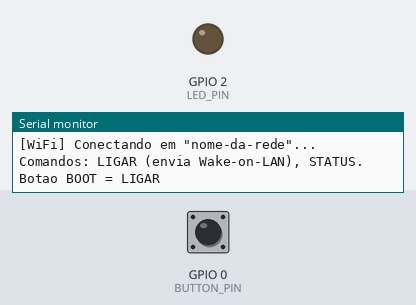
This sketch was run on a simulated ESP32. Shown: output pins drawn as LEDs (lit = HIGH), the last lines printed to the serial monitor. Dashed ring = blinking. The inputs (shaded band) are chosen by the test bench; at power-on: GPIO 0 (BUTTON_PIN) HIGH. WiFi joins after 1.5 s; servers stay silent unless stated; no MQTT or app messages arrive unless stated.

Above: at 1.7 s.
1.8 s: GPIO 0 (BUTTON_PIN) pulled LOW for 0.15 s
At 4.3 s:
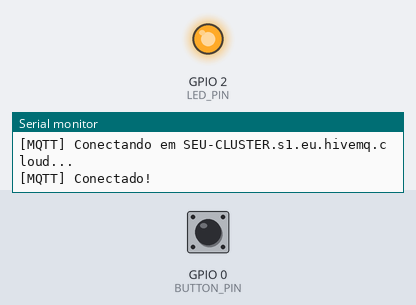
7.9 s: GPIO 0 (BUTTON_PIN) pulled LOW for 1 s
At 8.8 s:
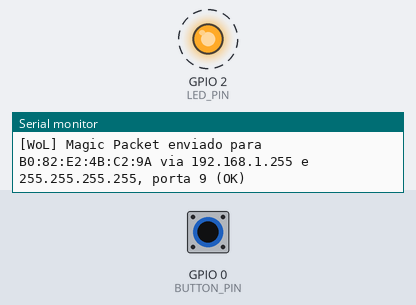
Timing chart, 0 to 10.9 s (numbered marks = the images above; inputs shaded):
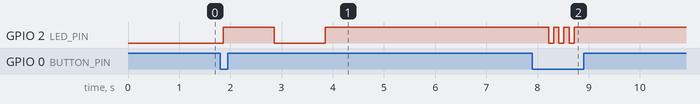

The sketch:

esp32-pc-remote.ino
```cpp
#include <WiFi.h>
#include <WiFiUdp.h>
#include <WiFiClientSecure.h>
#include <PubSubClient.h>
#include "secrets.h"
#include "ca_cert.h"

const unsigned long WIFI_RETRY_MS = 10000;

const char* TOPIC_COMANDO = "meu-pc/comando";
const char* TOPIC_STATUS = "meu-pc/status";
const char* TOPIC_RESPOSTA = "meu-pc/resposta";
const unsigned long MQTT_RETRY_MS = 5000;
const unsigned long LIGAR_COOLDOWN_MS = 5000;

const uint8_t PC_MAC[6] = {0xB0, 0x82, 0xE2, 0x4B, 0xC2, 0x9A};
const uint16_t WOL_PORT = 9;
const int WOL_REPEAT = 3;

const int BUTTON_PIN = 0;
const int LED_PIN = 2;
const unsigned long DEBOUNCE_MS = 50;

unsigned long lastWifiAttempt = 0;
WiFiUDP udp;
int lastButtonReading = HIGH;
int buttonState = HIGH;
unsigned long lastButtonChange = 0;
String serialLine;
WiFiClientSecure tlsClient;
PubSubClient mqtt(tlsClient);
String mqttClientId;
unsigned long lastMqttAttempt = 0;
unsigned long lastLigar = 0;
bool hasLigado = false;

void onWifiEvent(WiFiEvent_t event, WiFiEventInfo_t info) {
  switch (event) {
    case ARDUINO_EVENT_WIFI_STA_GOT_IP:
      Serial.print("[WiFi] Conectado! IP: ");
      Serial.print(WiFi.localIP());
      Serial.print("  RSSI: ");
      Serial.print(WiFi.RSSI());
      Serial.println(" dBm");
      break;
    case ARDUINO_EVENT_WIFI_STA_DISCONNECTED:
      Serial.print("[WiFi] Desconectado (motivo ");
      Serial.print(info.wifi_sta_disconnected.reason);
      Serial.println("), tentando reconectar...");
      break;
    default:
      break;
  }
}

void connectWifi() {
  Serial.print("[WiFi] Conectando em \"");
  Serial.print(WIFI_SSID);
  Serial.println("\"...");
  WiFi.begin(WIFI_SSID, WIFI_PASSWORD);
  lastWifiAttempt = millis();
}

void ensureWifi() {
  if (WiFi.status() == WL_CONNECTED) return;
  if (millis() - lastWifiAttempt < WIFI_RETRY_MS) return;
  Serial.println("[WiFi] Ainda sem conexão, reiniciando tentativa...");
  WiFi.disconnect();
  connectWifi();
}

bool sendMagicPacket() {
  if (WiFi.status() != WL_CONNECTED) {
    Serial.println("[WoL] ERRO: sem Wi-Fi, pacote não enviado");
    return false;
  }

  uint8_t packet[102];
  memset(packet, 0xFF, 6);
  for (int i = 0; i < 16; i++) memcpy(packet + 6 + i * 6, PC_MAC, 6);

  IPAddress ip = WiFi.localIP();
  IPAddress mask = WiFi.subnetMask();
  IPAddress subnetBroadcast(ip[0] | ~mask[0], ip[1] | ~mask[1], ip[2] | ~mask[2], ip[3] | ~mask[3]);
  IPAddress targets[] = {subnetBroadcast, IPAddress(255, 255, 255, 255)};

  bool ok = true;
  for (int r = 0; r < WOL_REPEAT; r++) {
    for (IPAddress& target : targets) {
      udp.beginPacket(target, WOL_PORT);
      udp.write(packet, sizeof(packet));
      if (!udp.endPacket()) ok = false;
    }
    delay(50);
  }

  Serial.print("[WoL] Magic Packet enviado para B0:82:E2:4B:C2:9A via ");
  Serial.print(subnetBroadcast);
  Serial.print(" e 255.255.255.255, porta ");
  Serial.print(WOL_PORT);
  Serial.println(ok ? " (OK)" : " (houve falha em algum envio)");
  return ok;
}

void blinkLed(int times, int ms) {
  for (int i = 0; i < times; i++) {
    digitalWrite(LED_PIN, HIGH);
    delay(ms);
    digitalWrite(LED_PIN, LOW);
    delay(ms);
  }
}

const char* ligarPc() {
  if (hasLigado && millis() - lastLigar < LIGAR_COOLDOWN_MS) {
    Serial.println("[WoL] LIGAR repetido em menos de 5 s, ignorado");
    return "ignorado";
  }
  hasLigado = true;
  lastLigar = millis();
  if (sendMagicPacket()) {
    blinkLed(3, 100);
    return "wol_enviado";
  }
  blinkLed(1, 1000);
  return "falha";
}

void publishResposta(const char* comando, const char* resultado) {
  String msg = String("{\"comando\":\"") + comando + "\",\"resultado\":\"" + resultado +
               "\",\"uptime\":" + (millis() / 1000) + "}";
  mqtt.publish(TOPIC_RESPOSTA, msg.c_str());
}

void onMqttMessage(char* topic, byte* payload, unsigned int length) {
  String cmd;
  for (unsigned int i = 0; i < length && i < 64; i++) cmd += (char)payload[i];
  cmd.trim();
  cmd.toUpperCase();
  Serial.println("[MQTT] Recebido em " + String(topic) + ": " + cmd);

  if (cmd == "LIGAR") {
    publishResposta("LIGAR", ligarPc());
  } else if (cmd == "STATUS") {
    publishResposta("STATUS", "online");
  } else {
    publishResposta(cmd.c_str(), "desconhecido");
  }
}

void setupMqtt() {
  tlsClient.setCACert(CA_CERT);
  mqtt.setServer(MQTT_HOST, MQTT_PORT);
  mqtt.setCallback(onMqttMessage);
  mqtt.setKeepAlive(30);
  mqtt.setSocketTimeout(10);
  mqttClientId = "esp32-pc-remote-" + String((uint32_t)ESP.getEfuseMac(), HEX);
}

void ensureMqtt() {
  if (mqtt.connected()) return;
  if (WiFi.status() != WL_CONNECTED) return;
  if (lastMqttAttempt != 0 && millis() - lastMqttAttempt < MQTT_RETRY_MS) return;
  lastMqttAttempt = millis();

  Serial.print("[MQTT] Conectando em ");
  Serial.print(MQTT_HOST);
  Serial.println("...");
  if (mqtt.connect(mqttClientId.c_str(), MQTT_USER, MQTT_PASSWORD, TOPIC_STATUS, 1, true, "offline")) {
    Serial.println("[MQTT] Conectado!");
    mqtt.publish(TOPIC_STATUS, "online", true);
    mqtt.subscribe(TOPIC_COMANDO, 1);
  } else {
    Serial.print("[MQTT] Falhou, estado ");
    Serial.print(mqtt.state());
    Serial.println(", nova tentativa em 5 s");
  }
}

void readButton() {
  int reading = digitalRead(BUTTON_PIN);
  if (reading != lastButtonReading) lastButtonChange = millis();
  lastButtonReading = reading;

  if (millis() - lastButtonChange > DEBOUNCE_MS && reading != buttonState) {
    buttonState = reading;
    if (buttonState == LOW) {
      Serial.println("[Botão] BOOT pressionado -> LIGAR");
      ligarPc();
    }
  }
}

void handleCommand(String cmd) {
  cmd.trim();
  cmd.toUpperCase();
  if (cmd.isEmpty()) return;

  if (cmd == "LIGAR") {
    ligarPc();
  } else if (cmd == "STATUS") {
    Serial.print("[Status] Wi-Fi: ");
    Serial.print(WiFi.status() == WL_CONNECTED ? "conectado, IP " + WiFi.localIP().toString() : "desconectado");
    Serial.print(", MQTT: ");
    Serial.print(mqtt.connected() ? "conectado" : "desconectado (estado " + String(mqtt.state()) + ")");
    Serial.print(", uptime ");
    Serial.print(millis() / 1000);
    Serial.println(" s");
  } else {
    Serial.println("[Cmd] Comando desconhecido: " + cmd + " (use LIGAR ou STATUS)");
  }
}

void readSerial() {
  while (Serial.available()) {
    char c = Serial.read();
    if (c == '\n' || c == '\r') {
      handleCommand(serialLine);
      serialLine = "";
    } else if (serialLine.length() < 64) {
      serialLine += c;
    }
  }
}

void setup() {
  Serial.begin(115200);
  delay(500);
  Serial.println();
  Serial.println("=== ESP32 PC Remote ===");

  pinMode(BUTTON_PIN, INPUT_PULLUP);
  pinMode(LED_PIN, OUTPUT);
  digitalWrite(LED_PIN, LOW);

  WiFi.mode(WIFI_STA);
  WiFi.setHostname("esp32-pc-remote");
  WiFi.setAutoReconnect(true);
  WiFi.setSleep(false);
  WiFi.onEvent(onWifiEvent);
  connectWifi();
  setupMqtt();
  Serial.println("Comandos: LIGAR (envia Wake-on-LAN), STATUS. Botao BOOT = LIGAR");
}

void loop() {
  ensureWifi();
  ensureMqtt();
  mqtt.loop();
  readSerial();
  readButton();
  digitalWrite(LED_PIN, WiFi.status() == WL_CONNECTED ? HIGH : LOW);
  delay(10);
}
```

ca_cert.h
```cpp
#pragma once

static const char CA_CERT[] PROGMEM = R"PEM(
-----BEGIN CERTIFICATE-----
MIIFazCCA1OgAwIBAgIRAIIQz7DSQONZRGPgu2OCiwAwDQYJKoZIhvcNAQELBQAw
TzELMAkGA1UEBhMCVVMxKTAnBgNVBAoTIEludGVybmV0IFNlY3VyaXR5IFJlc2Vh
cmNoIEdyb3VwMRUwEwYDVQQDEwxJU1JHIFJvb3QgWDEwHhcNMTUwNjA0MTEwNDM4
WhcNMzUwNjA0MTEwNDM4WjBPMQswCQYDVQQGEwJVUzEpMCcGA1UEChMgSW50ZXJu
ZXQgU2VjdXJpdHkgUmVzZWFyY2ggR3JvdXAxFTATBgNVBAMTDElTUkcgUm9vdCBY
MTCCAiIwDQYJKoZIhvcNAQEBBQADggIPADCCAgoCggIBAK3oJHP0FDfzm54rVygc
h77ct984kIxuPOZXoHj3dcKi/vVqbvYATyjb3miGbESTtrFj/RQSa78f0uoxmyF+
0TM8ukj13Xnfs7j/EvEhmkvBioZxaUpmZmyPfjxwv60pIgbz5MDmgK7iS4+3mX6U
A5/TR5d8mUgjU+g4rk8Kb4Mu0UlXjIB0ttov0DiNewNwIRt18jA8+o+u3dpjq+sW
T8KOEUt+zwvo/7V3LvSye0rgTBIlDHCNAymg4VMk7BPZ7hm/ELNKjD+Jo2FR3qyH
B5T0Y3HsLuJvW5iB4YlcNHlsdu87kGJ55tukmi8mxdAQ4Q7e2RCOFvu396j3x+UC
B5iPNgiV5+I3lg02dZ77DnKxHZu8A/lJBdiB3QW0KtZB6awBdpUKD9jf1b0SHzUv
KBds0pjBqAlkd25HN7rOrFleaJ1/ctaJxQZBKT5ZPt0m9STJEadao0xAH0ahmbWn
OlFuhjuefXKnEgV4We0+UXgVCwOPjdAvBbI+e0ocS3MFEvzG6uBQE3xDk3SzynTn
jh8BCNAw1FtxNrQHusEwMFxIt4I7mKZ9YIqioymCzLq9gwQbooMDQaHWBfEbwrbw
qHyGO0aoSCqI3Haadr8faqU9GY/rOPNk3sgrDQoo//fb4hVC1CLQJ13hef4Y53CI
rU7m2Ys6xt0nUW7/vGT1M0NPAgMBAAGjQjBAMA4GA1UdDwEB/wQEAwIBBjAPBgNV
HRMBAf8EBTADAQH/MB0GA1UdDgQWBBR5tFnme7bl5AFzgAiIyBpY9umbbjANBgkq
hkiG9w0BAQsFAAOCAgEAVR9YqbyyqFDQDLHYGmkgJykIrGF1XIpu+ILlaS/V9lZL
ubhzEFnTIZd+50xx+7LSYK05qAvqFyFWhfFQDlnrzuBZ6brJFe+GnY+EgPbk6ZGQ
3BebYhtF8GaV0nxvwuo77x/Py9auJ/GpsMiu/X1+mvoiBOv/2X/qkSsisRcOj/KK
NFtY2PwByVS5uCbMiogziUwthDyC3+6WVwW6LLv3xLfHTjuCvjHIInNzktHCgKQ5
ORAzI4JMPJ+GslWYHb4phowim57iaztXOoJwTdwJx4nLCgdNbOhdjsnvzqvHu7Ur
TkXWStAmzOVyyghqpZXjFaH3pO3JLF+l+/+sKAIuvtd7u+Nxe5AW0wdeRlN8NwdC
jNPElpzVmbUq4JUagEiuTDkHzsxHpFKVK7q4+63SM1N95R1NbdWhscdCb+ZAJzVc
oyi3B43njTOQ5yOf+1CceWxG1bQVs5ZufpsMljq4Ui0/1lvh+wjChP4kqKOJ2qxq
4RgqsahDYVvTH9w7jXbyLeiNdd8XM2w9U/t7y0Ff/9yi0GE44Za4rF2LN9d11TPA
mRGunUHBcnWEvgJBQl9nJEiU0Zsnvgc/ubhPgXRR4Xq37Z0j4r7g1SgEEzwxA57d
emyPxgcYxn/eR44/KJ4EBs+lVDR3veyJm+kXQ99b21/+jh5Xos1AnX5iItreGCc=
-----END CERTIFICATE-----
-----BEGIN CERTIFICATE-----
MIICGzCCAaGgAwIBAgIQQdKd0XLq7qeAwSxs6S+HUjAKBggqhkjOPQQDAzBPMQsw
CQYDVQQGEwJVUzEpMCcGA1UEChMgSW50ZXJuZXQgU2VjdXJpdHkgUmVzZWFyY2gg
R3JvdXAxFTATBgNVBAMTDElTUkcgUm9vdCBYMjAeFw0yMDA5MDQwMDAwMDBaFw00
MDA5MTcxNjAwMDBaME8xCzAJBgNVBAYTAlVTMSkwJwYDVQQKEyBJbnRlcm5ldCBT
ZWN1cml0eSBSZXNlYXJjaCBHcm91cDEVMBMGA1UEAxMMSVNSRyBSb290IFgyMHYw
EAYHKoZIzj0CAQYFK4EEACIDYgAEzZvVn4CDCuwJSvMWSj5cz3es3mcFDR0HttwW
+1qLFNvicWDEukWVEYmO6gbf9yoWHKS5xcUy4APgHoIYOIvXRdgKam7mAHf7AlF9
ItgKbppbd9/w+kHsOdx1ymgHDB/qo0IwQDAOBgNVHQ8BAf8EBAMCAQYwDwYDVR0T
AQH/BAUwAwEB/zAdBgNVHQ4EFgQUfEKWrt5LSDv6kviejM9ti6lyN5UwCgYIKoZI
zj0EAwMDaAAwZQIwe3lORlCEwkSHRhtFcP9Ymd70/aTSVaYgLXTWNLxBo1BfASdW
tL4ndQavEi51mI38AjEAi/V3bNTIZargCyzuFJ0nN6T5U6VR5CmD1/iQMVtCnwr1
/q4AaOeMSQ+2b1tbFfLn
-----END CERTIFICATE-----
)PEM";
```

secrets.example.h
```cpp
#pragma once

#define WIFI_SSID     "nome-da-rede"
#define WIFI_PASSWORD "senha-da-rede"

#define MQTT_HOST     "SEU-CLUSTER.s1.eu.hivemq.cloud"
#define MQTT_PORT     8883
#define MQTT_USER     "esp32"
#define MQTT_PASSWORD "senha-do-usuario-mqtt"
```

Measured:
- after the input at 1.8 s, GPIO 2 (LED_PIN): LOW → HIGH after 0.06 s instead of 0.26 s
- after the input at 7.9 s, GPIO 2 (LED_PIN): alternates HIGH for 0.10 s and LOW for 0.10 s, 6 changes in all, then stays HIGH, starting after 0.32 s
